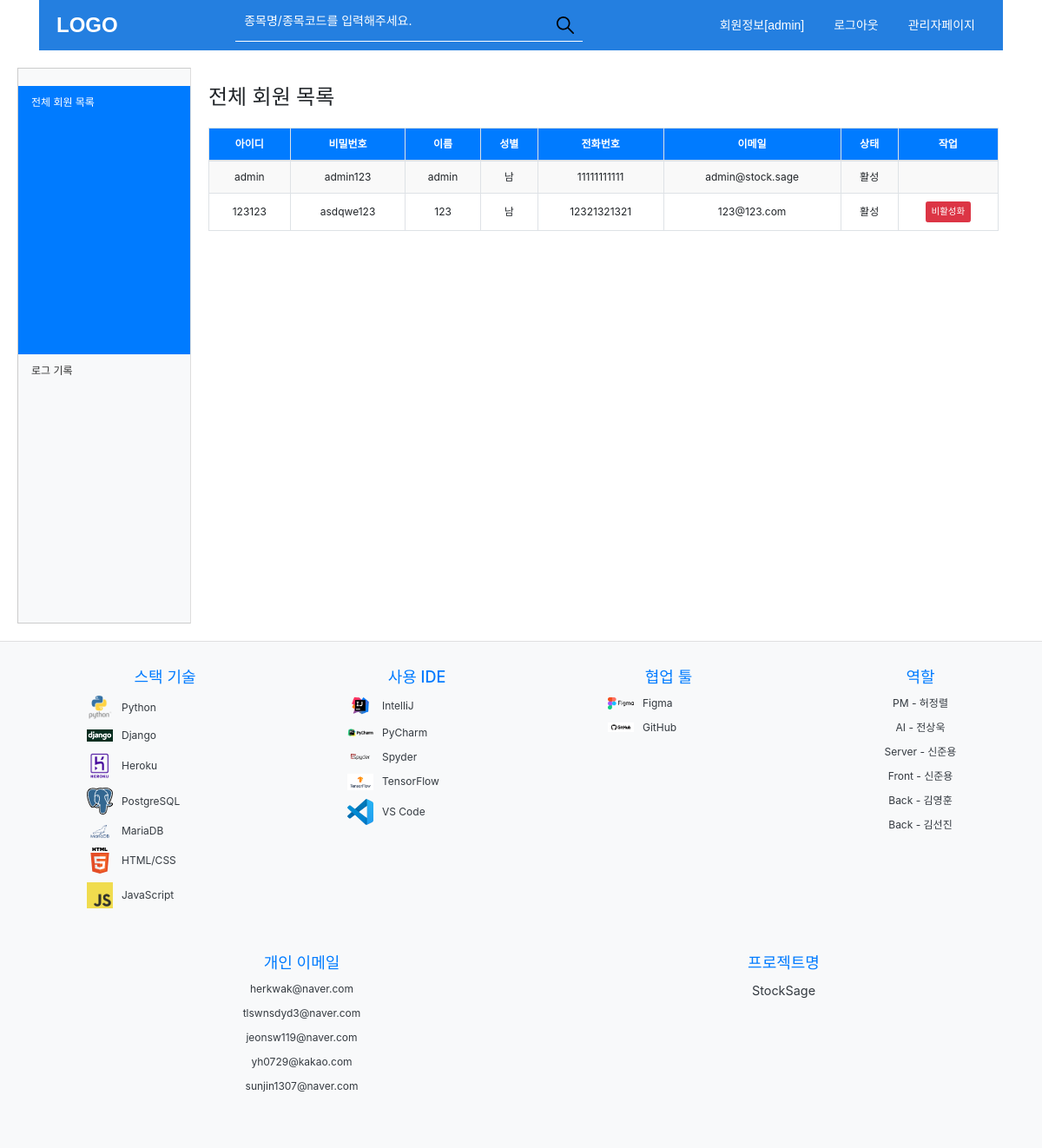
The app's page /member/admin/ (signed in) with its own data.
### member/models.py (models this page shows)
class Member(models.Model) :
    id = models.CharField(max_length=20, primary_key=True)
    pass1 = models.CharField(max_length=20)
    name = models.CharField(max_length=20)
    gender = models.IntegerField(default=0)
    tel = models.CharField(max_length=20)
    email = models.CharField(max_length=100)
    is_active = models.BooleanField(default=True)

### decorator/decorator.py (the view)
    def check(request, *args, **kwargs):
        try:
            login = request.session["id"]
        except: # 로그아웃 상태
            context = {"msg":"로그인하세요", "url":"/"}
            return render(request, "alert.html", context)
        else:
            if login != 'admin' :
                context = {"msg":"관리자전용 페이지입니다.","url":"/"}
                return render(request, "alert.html", context)
        return func(request, *args, **kwargs)

### decorator/decorator.py (called while the page is built)
def loginadmin(func):
    def check(request, *args, **kwargs):
        try:
            login = request.session["id"]
        except: # 로그아웃 상태
            context = {"msg":"로그인하세요", "url":"/"}
            return render(request, "alert.html", context)
        else:
            if login != 'admin' :
                context = {"msg":"관리자전용 페이지입니다.","url":"/"}
                return render(request, "alert.html", context)
        return func(request, *args, **kwargs)
    return check

### member/views.py (called while the page is built)
@loginadmin
def admin(request):
    current_tab = request.GET.get('tab', 'user-list')  # 기본값은 'user-list'
    mlist = Member.objects.all()
    logs = PageAccessLog.objects.exclude(page_url__icontains='/admin/').order_by('-access_time')
    start_date = request.GET.get('start_date')
    end_date = request.GET.get('end_date')
    if start_date and end_date:
        logs = logs.filter(access_time__range=[start_date, end_date])
    paginator = Paginator(logs, 10)  # 페이지당 10개의 로그 항목
    page_number = request.GET.get('page', 1)
    page_obj = paginator.get_page(page_number)
    context = {
        "mlist": mlist,
        "page_obj": page_obj,
        "current_tab": current_tab
    }
    return render(request, "member/admin.html", context)

### templates/member/admin.html (shortened to what this page needs)
{% extends 'base.html' %}
{% block content %}
    <link href="https://stackpath.bootstrapcdn.com/bootstrap/4.5.2/css/bootstrap.min.css" rel="stylesheet">
    <div class="admin-container">
        <div class="sidebar">
            <a href="?tab=user-list" class="{% if current_tab == 'user-list' %}active{% endif %}" id="user-list-link">전체 회원 목록</a>
            <a href="?tab=post-list" class="{% if current_tab == 'post-list' %}active{% endif %}" id="post-list-link">로그 기록</a>
        </div>
        <div class="content">
            <div id="user-list" class="admin-section" style="{% if current_tab == 'user-list' %}display: block;{% else %}display: none;{% endif %}">
                <h2>전체 회원 목록</h2>
                <div class="table-container">
                    <table class="table table-striped table-bordered">
                        <thead>
                        <tr>
                            <th>아이디</th>
                            <th>비밀번호</th>
                            <th>이름</th>
                            <th>성별</th>
                            <th>전화번호</th>
                            <th>이메일</th>
                            <th>상태</th>
                            <th>작업</th>
                        </tr>
                        </thead>
                        <tbody>
                        {% for m in mlist %}
                            <tr>
                                <td>{{ m.id }}</td>
                                <td>{{ m.pass1 }}</td>
                                <td>{{ m.name }}</td>
                                <td>{% if m.gender == 0 %}남{% else %}여{% endif %}</td>
                                <td>{{ m.tel }}</td>
                                <td>{{ m.email }}</td>
                                <td>{% if m.is_active %}활성{% else %}비활성{% endif %}</td>
                                <td>
                                    {% if m.id != 'admin' %}
                                    <button class="btn btn-sm {% if m.is_active %}btn-danger{% else %}btn-success{% endif %}" onclick="toggleStatus('{{ m.id }}')">
                                        {% if m.is_active %}비활성화{% else %}활성화{% endif %}
                                    </button>
                                    {% endif %}
                                </td>
                            </tr>
                        {% endfor %}
                        </tbody>
                    </table>
                </div>
            </div>
        </div>
    </div>
{% endblock %}

### static/css/styles1.css (style rules this page uses)
body, html, a { margin: 0; padding: 0; height: 100%; display: flex; flex-direction: column; font-family: Arial, sans-serif; font-size: 12px; list-style:none; text-decoration : none; }
a { color : #000; }
.sidebar { width: 30%; background-color: #f0f0f0; display: flex; flex-direction: column; box-sizing: border-box; border: 1px solid #ccc; flex: 1; }

### static/css/footer.css (style rules this page uses)
body { font-family: Arial, sans-serif; margin: 0; padding: 0; }

### static/css/header.css (style rules this page uses)
body { margin: 0; font-family: 'Arial', sans-serif; background-color: #f9f9f9; }
.stock-ranking, { padding: 15px; }

### templates/member/admin.html (style rules this page uses)
.admin-container { display: flex; min-height: 80vh; }
.sidebar { min-width: 200px; max-width: 200px; background-color: #f8f9fa; padding-top: 20px; border-right: 1px solid #ddd; }
.sidebar a { display: block; padding: 10px 15px; color: #333; text-decoration: none; }
.sidebar a:hover, .sidebar a.active { background-color: #007bff; color: white; }
.content { flex-grow: 1; padding: 20px; }
.table-container { margin-top: 20px; }
.table th, .table td { text-align: center; vertical-align: middle; }
.table thead th { background-color: #007bff; color: white; }
.table tbody tr:nth-child(odd) { background-color: #f9f9f9; }

### records on screen
Member: id "admin", pass1 "admin123", name "admin", gender "남", tel "11111111111", email "admin@stock.sage", is_active "활성"
Member: id "123123", pass1 "asdqwe123", name "123", gender "남", tel "12321321321", email "123@123.com", is_active "활성"

### other values on screen
{{ request.session.id }} "admin"
